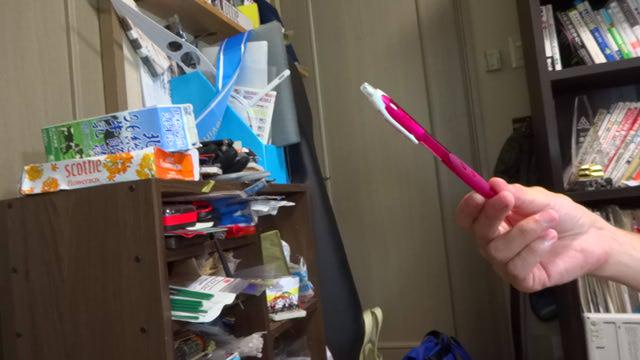
#> input picture 20180707test/out599.jpg, 640 x 360 px
$ python binmom.py
#> lines starting #> are read from the running program, lines starting #| are printed output that depends on the picture; after the words box and inside, x2 and y2 are one past the last pixel; in counts of white or black regions, pixels touching at a corner belong together
#> further down, img is the input picture: shape (360, 640, 3); mean B, G, R 82.9, 89.4, 98.5
#!/usr/bin/python
# -*- coding: utf-8 -*-
"""画像の２値化(binalize)とモーメント中心を見つけるモジュール."""

import numpy as np
import cv2
from matplotlib import pyplot as plt


# [24 lines left out: function binalize, not called in this run]


def getCoG(img):
    """輪郭の重心を求める.輪郭が見つからなければ中心を出力.

    # 入力
     + img: cv2モジュールの画像オブジェクト
    # 出力
     + [x, y]: 輪郭から得られた重心位置
    参考
    http://labs.eecs.tottori-u.ac.jp/sd/Member/oyamada/OpenCV/html/py_tutorials/py_imgproc/py_contours/py_contour_features/py_contour_features.html
    """
    img_size = np.array([img.shape[1], img.shape[0]])
    mu = cv2.moments(img, False)
    if mu["m00"] < 1.0e-2:
        # cv2.imshow("image",img)
        x = int(img_size[0]/2)
        y = int(img_size[1]/2)
    else:
        x, y = int(mu["m10"]/mu["m00"]), int(mu["m01"]/mu["m00"])
        pass

    return np.array([x, y])


# [67 lines left out: functions run, runMovingObject, not called in this run]


def runPink(img):
    """画像からピンク色を抽出し、解析を行う.

    # 入力
     + img: cv2モジュールの画像オブジェクト
    # 出力
     + error: 重心位置の画像中心からのずれ
     + center: 輪郭の重心位置

    lowerPink, upperPink を調整することで,他の色を抽出できる,
    配列は画像のHSVを表していて,[H, S, V]となる.
    範囲の決め方は以下を参考（英語）
    https://stackoverflow.com/questions/47483951/how-to-define-a-threshold-value-to-detect-only-green-colour-objects-in-an-image/47483966#47483966
    リンク先に載ってる図から欲しい色範囲を決めて,
    x範囲→H, y範囲→S に入れればよさげ.
    V は[20, 255]くらいで適当に.
    """
    img_size = np.array([img.shape[1], img.shape[0]])
#> img_size = [640, 360]
    imgHSV = cv2.cvtColor(img, cv2.COLOR_BGR2HSV)
#> imgHSV: shape (360, 640, 3); mean H, S, V 43.7, 80.8, 106.7

    lowerPink = np.array([150, 150, 20])
    upperPink = np.array([170, 255, 255])

    # # オレンジはこれくらい？
    # lowerOrange = np.array([10, 150, 20])
    # upperOrange = np.array([25, 255, 255])
    #
    # # 赤はこれくらい？
    # lowerRed = np.array([165, 150, 20])
    # upperRed = np.array([180, 255, 255])

    imgMask = cv2.inRange(imgHSV, lowerPink, upperPink)
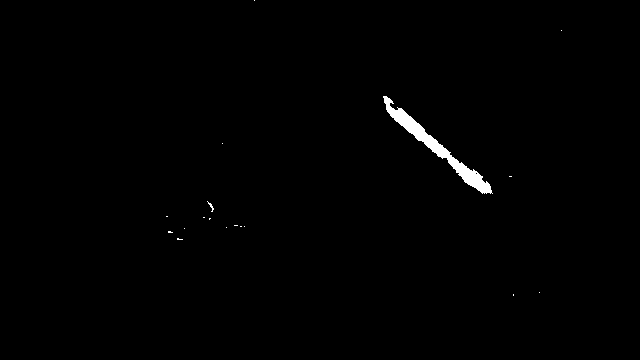
#> imgMask: shape (360, 640); 0.69% white; 18 white regions (16 under 20 px), largest, box (x1, y1, x2, y2) and area: (383, 96, 493, 194) 1529, (207, 201, 214, 212) 22
    imgMasked = cv2.bitwise_and(img, img, mask=imgMask)
    # plt.figure()
    # plt.imshow(cv2.cvtColor(imgMasked, cv2.COLOR_RGB2BGR))
    # plt.show()

    img_gray = cv2.cvtColor(imgMasked, cv2.COLOR_BGR2GRAY)
    # plt.figure()
    # plt.imshow(img_gray, cmap='gray')
    # plt.show()

    ret, img_binalized = cv2.threshold(img_gray, 60, 255, cv2.THRESH_BINARY)
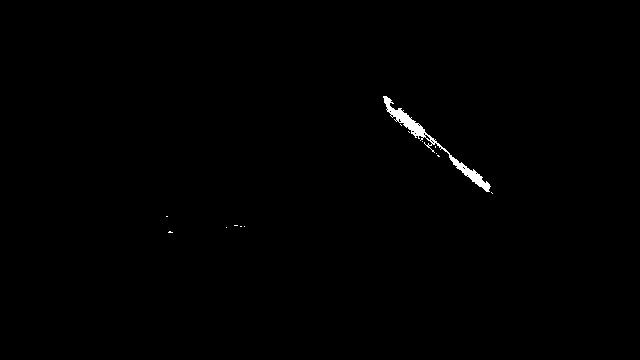
#> img_binalized: shape (360, 640); 0.44% white; 14 white regions (13 under 20 px), largest, box (x1, y1, x2, y2) and area: (383, 96, 491, 192) 984
    # plt.figure()
    # plt.imshow(img_binalized, cmap='gray')
    # plt.show()

    center = getCoG(img_binalized)
#> in getCoG, `mu = cv2.moments(img, False)`: mu = moments, m00 258825, centre m10/m00, m01/m00 = (428.7, 143.9)
#> in getCoG, `x, y = int(mu["m10"]/mu["m00"]), int(mu["m01"]/mu["m00"])`: x = 428; y = 143
#> center = [428, 143]
    error = center - img_size/2
#> error = [108, -37]

    print("Position: [%d, %d]" % (center[0], center[1]))
#| Position: [428, 143]
    print("Error: [%d, %d]" % (error[0], error[1]))
#| Error: [108, -37]
    print("Center: [%d, %d]" % (center[0], center[1]))
#| Center: [428, 143]

    cv2.circle(
        img,
        (center[0], center[1]),
        int(img.shape[1] * 0.01),
        (0, 0, 255),
        -1
    )

    return error, center


if __name__ == '__main__':
    img = cv2.imread('./20180707test/out599.jpg', 1)
    error, center = runPink(img)
#> error = [108, -37]; center = [428, 143]

    cv2.circle(
        img,
        (center[0], center[1]),
        int(img.shape[1] * 0.01),
        (0, 0, 255),
        -1
    )
    plt.figure()
    plt.imshow(cv2.cvtColor(img, cv2.COLOR_RGB2BGR))
    plt.show()

    # img = cv2.imread('./test/IMAGE_MOON.JPG',1)
    # error, center = run(img)
    #
    # cv2.circle(
    #     img,
    #     (center[0], center[1]),
    #     int(img.shape[1] * 0.01),
    #     (0, 0, 255),
    #     -1
    # )
    # plt.figure()
    # plt.imshow(cv2.cvtColor(img, cv2.COLOR_RGB2BGR))
    # plt.show()
    #
    # img = cv2.imread('./test/IMAGE_MOON2.JPG',1)
    # error, center = run(img)
    #
    # cv2.circle(
    #     img,
    #     (center[0], center[1]),
    #     int(img.shape[1] * 0.01),
    #     (0, 0, 255),
    #     -1
    # )
    # plt.figure()
    # plt.imshow(cv2.cvtColor(img, cv2.COLOR_RGB2BGR))
    # plt.show()
    #
    # img = cv2.imread('./test/IMAGE_MOON3.JPG',1)
    # error, center = run(img)
    #
    # cv2.circle(
    #     img,
    #     (center[0], center[1]),
    #     int(img.shape[1] * 0.01),
    #     (0, 0, 255),
    #     -1
    # )
    # plt.figure()
    # plt.imshow(cv2.cvtColor(img, cv2.COLOR_RGB2BGR))
    # plt.show()
